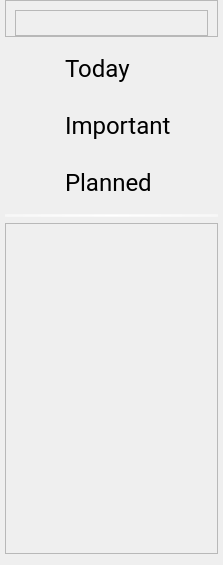
             <widget class="QWidget" name="scrollAreaWidgetContents_3">
              <property name="geometry">
               <rect>
                <x>0</x>
                <y>0</y>
                <width>223</width>
                <height>565</height>
               </rect>
              </property>
              <layout class="QVBoxLayout" name="verticalLayout_7">
               <property name="leftMargin">
                <number>5</number>
               </property>
               <property name="topMargin">
                <number>0</number>
               </property>
               <property name="rightMargin">
                <number>5</number>
               </property>
               <item>
                <widget class="QFrame" name="frame_5">
                 <property name="frameShape">
                  <enum>QFrame::StyledPanel</enum>
                 </property>
                 <property name="frameShadow">
                  <enum>QFrame::Raised</enum>
                 </property>
                 <layout class="QVBoxLayout" name="verticalLayout_12">
                  <property name="bottomMargin">
                   <number>0</number>
                  </property>
                  <item>
                   <widget class="QFrame" name="frame_17">
                    <property name="frameShape">
                     <enum>QFrame::StyledPanel</enum>
                    </property>
                    <property name="frameShadow">
                     <enum>QFrame::Raised</enum>
                    </property>
                    <layout class="QVBoxLayout" name="verticalLayout_19">
                     <property name="topMargin">
                      <number>0</number>
                     </property>
                     <property name="bottomMargin">
                      <number>0</number>
                     </property>
                     <item alignment="Qt::AlignLeft">
                      <widget class="QPushButton" name="men0_nav_btn">
                       <property name="cursor">
                        <cursorShape>PointingHandCursor</cursorShape>
                       </property>
                       <property name="styleSheet">
                        <string notr="true">border-radius: 5; padding: 5px;</string>
                       </property>
                       <property name="text">
                        <string/>
                       </property>
                       <property name="icon">
                        <iconset resource="resource.qrc">
                         <normaloff>:/i/resources/icons/menu.png</normaloff>:/i/resources/icons/menu.png</iconset>
                       </property>
                       <property name="iconSize">
                        <size>
                         <width>20</width>
                         <height>20</height>
                        </size>
                       </property>
                      </widget>
                     </item>
                    </layout>
                   </widget>
                  </item>
                 </layout>
                </widget>
               </item>
               <item>
                <widget class="QFrame" name="men1_Today">
                 <property name="cursor">
                  <cursorShape>PointingHandCursor</cursorShape>
                 </property>
                 <property name="styleSheet">
                  <string notr="true">border-radius:4;padding: 10px;</string>
                 </property>
                 <property name="frameShape">
                  <enum>QFrame::StyledPanel</enum>
                 </property>
                 <property name="frameShadow">
                  <enum>QFrame::Raised</enum>
                 </property>
                 <layout class="QHBoxLayout" name="horizontalLayout_7" stretch="0,1">
                  <property name="topMargin">
                   <number>0</number>
                  </property>
                  <property name="bottomMargin">
                   <number>0</number>
                  </property>
                  <item>
                   <widget class="QPushButton" name="pushButton_13">
                    <property name="styleSheet">
                     <string notr="true">border-radius:15;padding: 1px;</string>
                    </property>
                    <property name="text">
                     <string/>
                    </property>
                    <property name="icon">
                     <iconset resource="resource.qrc">
                      <normaloff>:/i/resources/icons/sun.png</normaloff>:/i/resources/icons/sun.png</iconset>
                    </property>
                    <property name="iconSize">
                     <size>
                      <width>20</width>
                      <height>20</height>
                     </size>
                    </property>
                   </widget>
                  </item>
                  <item>
                   <widget class="QPushButton" name="today">
                    <property name="font">
                     <font>
                      <family>Roboto</family>
                      <pointsize>18</pointsize>
                      <bold>false</bold>
                     </font>
                    </property>
                    <property name="cursor">
                     <cursorShape>PointingHandCursor</cursorShape>
                    </property>
                    <property name="styleSheet">
                     <string notr="true">border-radius:15;
padding:1px;
text-align:left;
</string>
                    </property>
                    <property name="text">
                     <string>Today</string>
                    </property>
                    <property name="iconSize">
                     <size>
                      <width>25</width>
                      <height>25</height>
                     </size>
                    </property>
                   </widget>
                  </item>
                 </layout>
                </widget>
               </item>
               <item>
                <widget class="QFrame" name="men1_Important">
                 <property name="cursor">
                  <cursorShape>PointingHandCursor</cursorShape>
                 </property>
                 <property name="styleSheet">
                  <string notr="true">border-radius:4;padding: 10px;</string>
                 </property>
                 <property name="frameShape">
                  <enum>QFrame::StyledPanel</enum>
                 </property>
                 <property name="frameShadow">
                  <enum>QFrame::Raised</enum>
                 </property>
                 <layout class="QHBoxLayout" name="horizontalLayout_9" stretch="0,1">
                  <property name="topMargin">
                   <number>0</number>
                  </property>
                  <property name="bottomMargin">
                   <number>0</number>
                  </property>
                  <item>
                   <widget class="QPushButton" name="pushButton_14">
                    <property name="styleSheet">
                     <string notr="true">border-radius:15;padding: 1px;</string>
                    </property>
                    <property name="text">
                     <string/>
                    </property>
                    <property name="icon">
                     <iconset resource="resource.qrc">
                      <normaloff>:/i/resources/icons/note_icon.png</normaloff>:/i/resources/icons/note_icon.png</iconset>
                    </property>
                    <property name="iconSize">
                     <size>
                      <width>20</width>
                      <height>20</height>
                     </size>
                    </property>
                   </widget>
                  </item>
                  <item>
                   <widget class="QPushButton" name="important">
                    <property name="font">
                     <font>
                      <family>Roboto</family>
                      <pointsize>18</pointsize>
                      <bold>false</bold>
                     </font>
                    </property>
                    <property name="cursor">
                     <cursorShape>PointingHandCursor</cursorShape>
                    </property>
                    <property name="styleSheet">
                     <string notr="true">border-radius:15;
padding:1px;
text-align:left;
</string>
                    </property>
                    <property name="text">
                     <string>Important</string>
                    </property>
                    <property name="iconSize">
                     <size>
                      <width>30</width>
                      <height>30</height>
                     </size>
                    </property>
                   </widget>
                  </item>
                 </layout>
                </widget>
               </item>
               <item>
                <widget class="QFrame" name="men1_Planned">
                 <property name="cursor">
                  <cursorShape>PointingHandCursor</cursorShape>
                 </property>
                 <property name="styleSheet">
                  <string notr="true">border-radius:4;padding: 10px;</string>
                 </property>
                 <property name="frameShape">
                  <enum>QFrame::StyledPanel</enum>
                 </property>
                 <property name="frameShadow">
                  <enum>QFrame::Raised</enum>
                 </property>
                 <layout class="QHBoxLayout" name="horizontalLayout_12" stretch="0,1">
                  <property name="topMargin">
                   <number>0</number>
                  </property>
                  <property name="bottomMargin">
                   <number>0</number>
                  </property>
                  <item>
                   <widget class="QPushButton" name="pushButton_15">
                    <property name="styleSheet">
                     <string notr="true">border-radius:15;padding: 1px;</string>
                    </property>
                    <property name="text">
                     <string/>
                    </property>
                    <property name="icon">
                     <iconset resource="resource.qrc">
                      <normaloff>:/i/resources/icons/calendar_icon.png</normaloff>:/i/resources/icons/calendar_icon.png</iconset>
                    </property>
                    <property name="iconSize">
                     <size>
                      <width>20</width>
                      <height>20</height>
                     </size>
                    </property>
                   </widget>
                  </item>
                  <item>
                   <widget class="QPushButton" name="planned">
                    <property name="font">
                     <font>
                      <family>Roboto</family>
                      <pointsize>18</pointsize>
                     </font>
                    </property>
                    <property name="styleSheet">
                     <string notr="true">border-radius:15;
padding:1px;
text-align:left;
</string>
                    </property>
                    <property name="text">
                     <string>Planned</string>
                    </property>
                   </widget>
                  </item>
                 </layout>
                </widget>
               </item>
               <item>
                <widget class="Line" name="line">
                 <property name="styleSheet">
                  <string notr="true">background: qradialgradient(cx:0.5, cy:0.5,radius:1, fx:0.5, fy:0.5, stop:0 #ffffff, stop:1 rgba(255, 255, 255, 0));
border-radius:3px;

   </string>
                 </property>
                 <property name="orientation">
                  <enum>Qt::Horizontal</enum>
                 </property>
                </widget>
               </item>
               <item>
                <widget class="QFrame" name="list_cont">
                 <property name="frameShape">
                  <enum>QFrame::StyledPanel</enum>
                 </property>
                 <property name="frameShadow">
                  <enum>QFrame::Raised</enum>
                 </property>
                 <layout class="QVBoxLayout" name="list_cont_layout">
                  <property name="leftMargin">
                   <number>0</number>
                  </property>
                  <property name="topMargin">
                   <number>0</number>
                  </property>
                  <property name="rightMargin">
                   <number>0</number>
                  </property>
                  <property name="bottomMargin">
                   <number>0</number>
                  </property>
                  <item>
                   <spacer name="verticalSpacer_7">
                    <property name="orientation">
                     <enum>Qt::Vertical</enum>
                    </property>
                    <property name="sizeHint" stdset="0">
                     <size>
                      <width>20</width>
                      <height>365</height>
                     </size>
                    </property>
                   </spacer>
                  </item>
                 </layout>
                </widget>
               </item>
              </layout>
             </widget>
